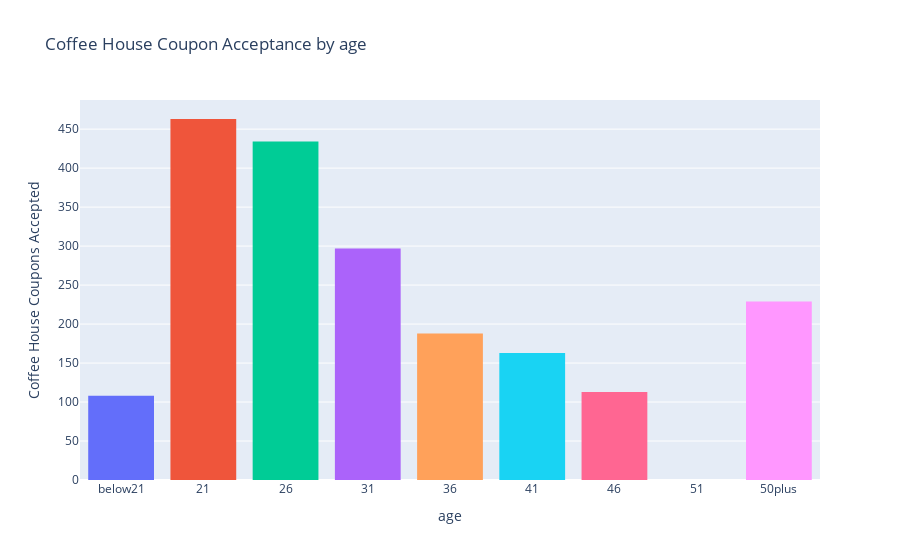

The notebook cell saved with this chart:
### Code cell
data["coupon"].value_counts()
fig = px.histogram(data.query("coupon == 'Coffee House'"), y = "Y", x="age", color = "age", title = "Coffee House Coupon Acceptance by age", category_orders=dict(age=['below21', '21', '26', '31', '36', '41', '46', '51', '50plus']))
fig.update_layout(yaxis_title="Coffee House Coupons Accepted", showlegend=False)

### Figure 1 — Plotly figure (JSON) as saved in the notebook; plotly's stock layout.template omitted (floating-point values rounded to 4 significant figures; data arrays with more than 128 entries replaced by an {"elided": "..."} marker saying what was removed)
{"data": [{"alignmentgroup": "True", "bingroup": "x", "histfunc": "sum", "hovertemplate": "age=%{x}<br>sum of Y=%{y}<extra></extra>", "legendgroup": "below21", "marker": {"color": "#636efa", "pattern": {"shape": ""}}, "name": "below21", "offsetgroup": "below21", "orientation": "v", "showlegend": true, "type": "histogram", "x": {"elided": "155 str values"}, "xaxis": "x", "y": {"elided": "155 int values"}, "yaxis": "y"}, {"alignmentgroup": "True", "bingroup": "x", "histfunc": "sum", "hovertemplate": "age=%{x}<br>sum of Y=%{y}<extra></extra>", "legendgroup": "21", "marker": {"color": "#EF553B", "pattern": {"shape": ""}}, "name": "21", "offsetgroup": "21", "orientation": "v", "showlegend": true, "type": "histogram", "x": {"elided": "883 str values"}, "xaxis": "x", "y": {"elided": "883 int values"}, "yaxis": "y"}, {"alignmentgroup": "True", "bingroup": "x", "histfunc": "sum", "hovertemplate": "age=%{x}<br>sum of Y=%{y}<extra></extra>", "legendgroup": "26", "marker": {"color": "#00cc96", "pattern": {"shape": ""}}, "name": "26", "offsetgroup": "26", "orientation": "v", "showlegend": true, "type": "histogram", "x": {"elided": "843 str values"}, "xaxis": "x", "y": {"elided": "843 int values"}, "yaxis": "y"}, {"alignmentgroup": "True", "bingroup": "x", "histfunc": "sum", "hovertemplate": "age=%{x}<br>sum of Y=%{y}<extra></extra>", "legendgroup": "31", "marker": {"color": "#ab63fa", "pattern": {"shape": ""}}, "name": "31", "offsetgroup": "31", "orientation": "v", "showlegend": true, "type": "histogram", "x": {"elided": "623 str values"}, "xaxis": "x", "y": {"elided": "623 int values"}, "yaxis": "y"}, {"alignmentgroup": "True", "bingroup": "x", "histfunc": "sum", "hovertemplate": "age=%{x}<br>sum of Y=%{y}<extra></extra>", "legendgroup": "36", "marker": {"color": "#FFA15A", "pattern": {"shape": ""}}, "name": "36", "offsetgroup": "36", "orientation": "v", "showlegend": true, "type": "histogram", "x": {"elided": "402 str values"}, "xaxis": "x", "y": {"elided": "402 int values"}, "yaxis": "y"}, {"alignmentgroup": "True", "bingroup": "x", "histfunc": "sum", "hovertemplate": "age=%{x}<br>sum of Y=%{y}<extra></extra>", "legendgroup": "41", "marker": {"color": "#19d3f3", "pattern": {"shape": ""}}, "name": "41", "offsetgroup": "41", "orientation": "v", "showlegend": true, "type": "histogram", "x": {"elided": "325 str values"}, "xaxis": "x", "y": {"elided": "325 int values"}, "yaxis": "y"}, {"alignmentgroup": "True", "bingroup": "x", "histfunc": "sum", "hovertemplate": "age=%{x}<br>sum of Y=%{y}<extra></extra>", "legendgroup": "46", "marker": {"color": "#FF6692", "pattern": {"shape": ""}}, "name": "46", "offsetgroup": "46", "orientation": "v", "showlegend": true, "type": "histogram", "x": {"elided": "220 str values"}, "xaxis": "x", "y": {"elided": "220 int values"}, "yaxis": "y"}, {"alignmentgroup": "True", "bingroup": "x", "histfunc": "sum", "hovertemplate": "age=%{x}<br>sum of Y=%{y}<extra></extra>", "legendgroup": "50plus", "marker": {"color": "#FF97FF", "pattern": {"shape": ""}}, "name": "50plus", "offsetgroup": "50plus", "orientation": "v", "showlegend": true, "type": "histogram", "x": {"elided": "545 str values"}, "xaxis": "x", "y": {"elided": "545 int values"}, "yaxis": "y"}], "layout": {"barmode": "relative", "legend": {"title": {"text": "age"}, "tracegroupgap": 0}, "showlegend": false, "title": {"text": "Coffee House Coupon Acceptance by age"}, "xaxis": {"anchor": "y", "categoryarray": ["below21", "21", "26", "31", "36", "41", "46", "51", "50plus"], "categoryorder": "array", "domain": [0, 1], "title": {"text": "age"}}, "yaxis": {"anchor": "x", "domain": [0, 1], "title": {"text": "Coffee House Coupons Accepted"}}}}
